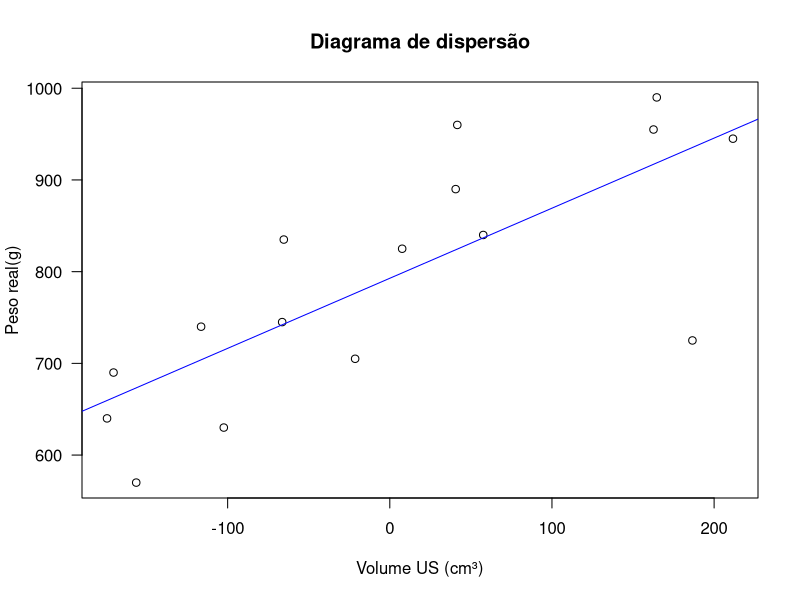
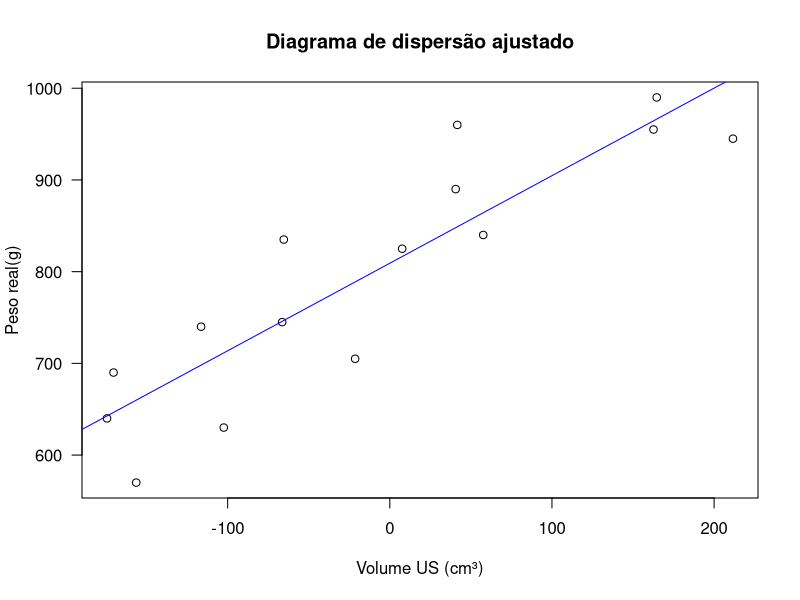
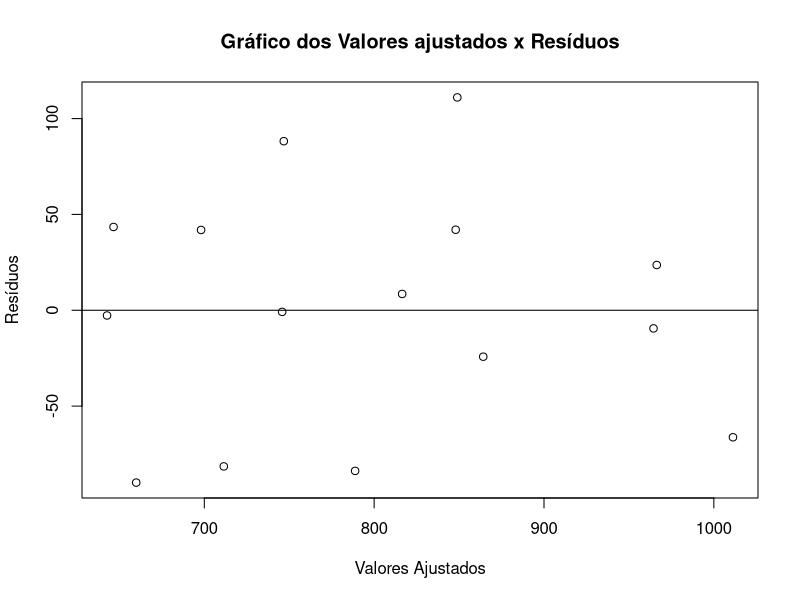
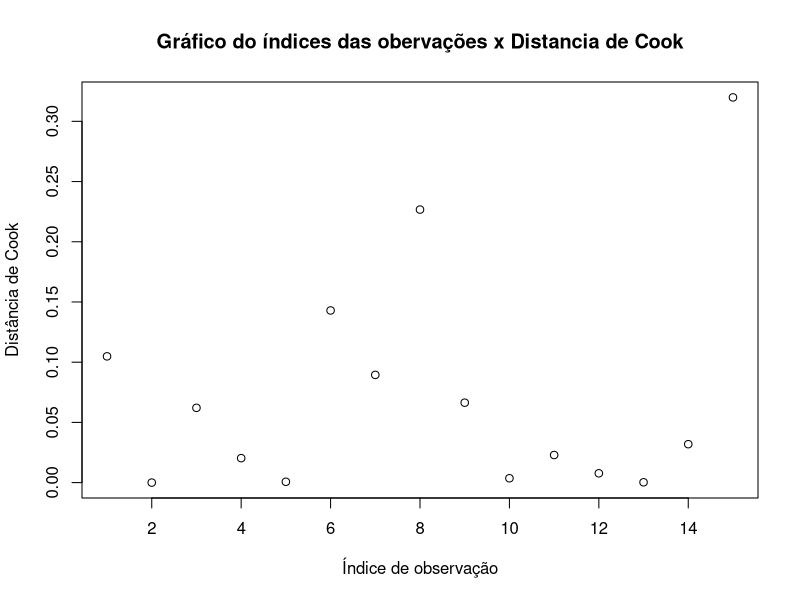
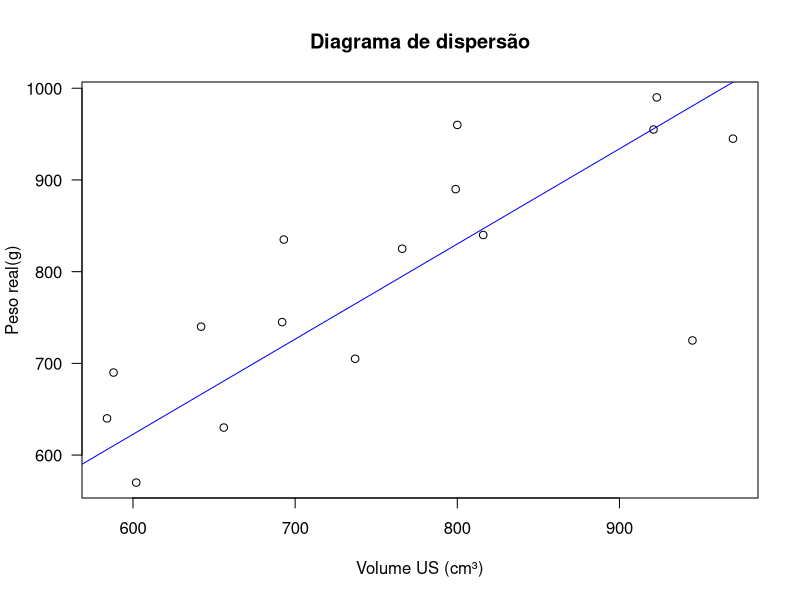
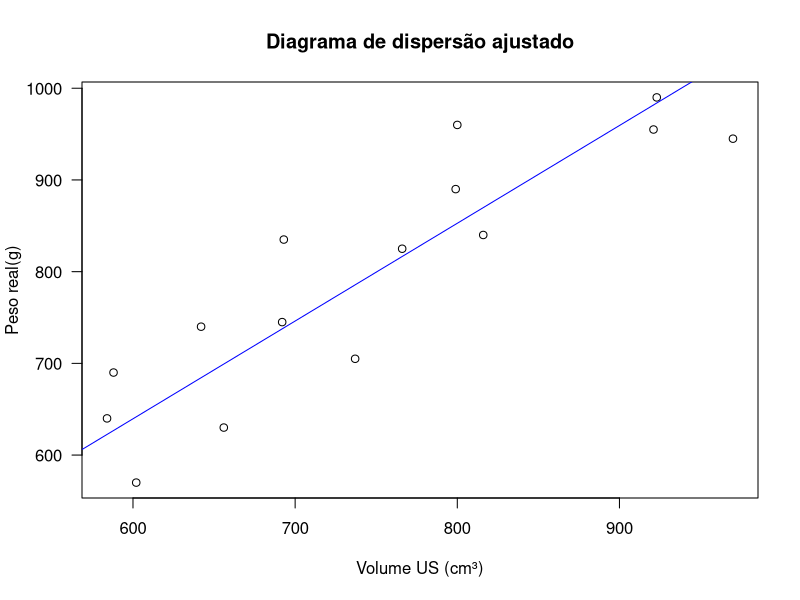
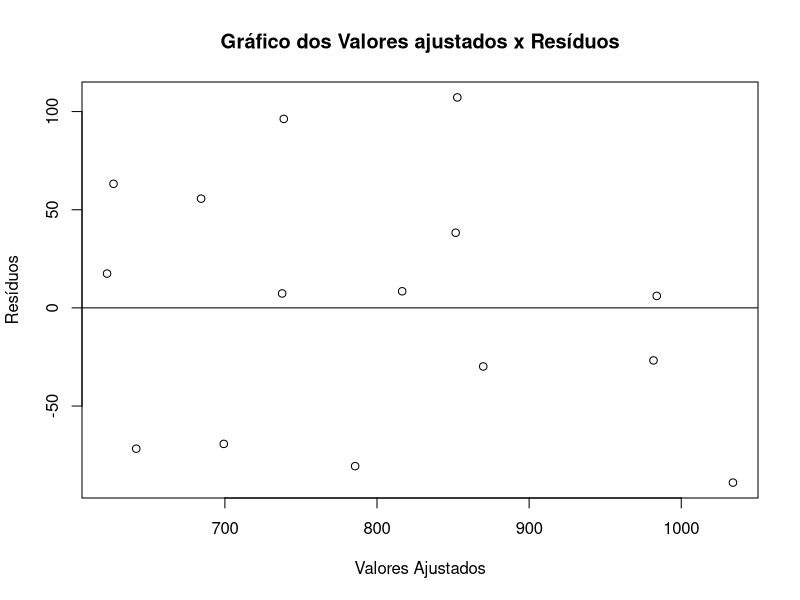
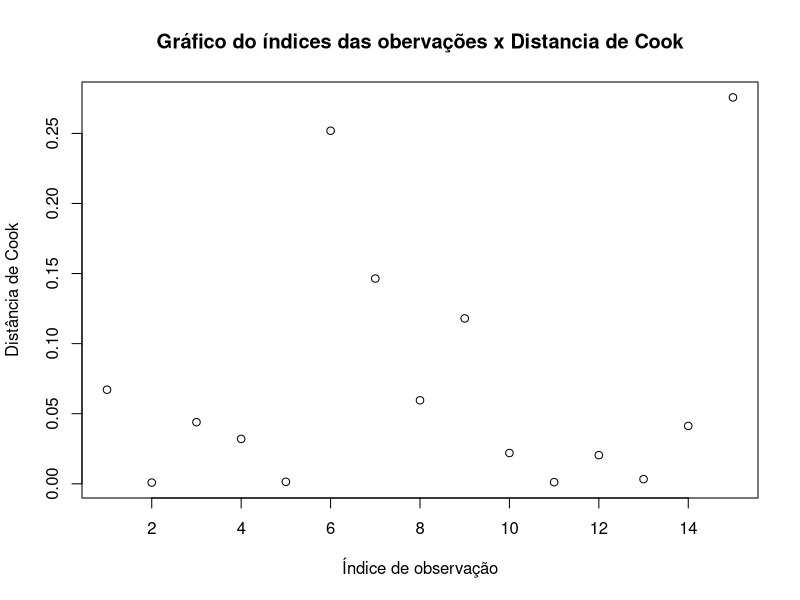

Recreate these plots in R, in order.
## ---- chunk 1
vol_us <- c(656,692,588,799,766,800,693,602,737,921,923,945,816,584,642,970)
peso <- c(630,745,690,890,825,960,835,570,705,955,990,725,840,640,740,945)

vol_m <- mean(vol_us)
vol_us_m <- (vol_us - vol_m)
dados <- data.frame(vol_us_m, peso)

modelo.regressao <- lm(peso ~ vol_us_m, data = dados)

## ---- chunk 2

plot(peso ~ vol_us_m, las=1, xlab = 'Volume US (cm³)', ylab = 'Peso real(g)', main='Diagrama de dispersão')
abline(modelo.regressao,col="blue")
## ---- chunk 3

vol_us_ajus <- c(-102.375,-66.375,-170.375,40.625,7.625,41.625,-65.375,-156.375,-21.375,162.625,164.625,57.625,-174.375,-116.375,211.625)
peso_ajus <- c(630,745,690,890,825,960,835,570,705,955,990,840,640,740,945)

y_reg <- (vol_us_ajus*0.9547 + 809.2119)
dados1 <- data.frame(vol_us_ajus, peso_ajus)
y_bar <-mean(peso_ajus)
SQT <- sum((peso_ajus - y_bar)^2)
SQR <- sum((y_reg -y_bar)^2)
SQRe <- (SQT - SQR)
cor <-cor(vol_us_ajus,peso_ajus)
modelo.regressao.ajus <- lm(peso_ajus ~ vol_us_ajus, data = dados1)

## ---- chunk 4

plot(peso_ajus ~ vol_us_ajus, las=1, xlab = 'Volume US (cm³)', ylab = 'Peso real(g)', main="Diagrama de dispersão ajustado")
abline(modelo.regressao.ajus,col="blue")
## ---- chunk 5

plot(fitted(modelo.regressao.ajus),residuals(modelo.regressao.ajus),xlab="Valores Ajustados",ylab="Resíduos", main="Gráfico dos Valores ajustados x Resíduos")
abline(h=0)

plot(cooks.distance(modelo.regressao.ajus),type="p", xlab="Índice de observação",ylab="Distância de Cook", main="Gráfico do índices das obervações x Distancia de Cook")
## ---- chunk 6

modelo.regressao.orig <- lm(peso ~ vol_us - 1, data = dados)
plot(peso ~ vol_us, las=1, xlab = 'Volume US (cm³)', ylab = 'Peso real(g)', main="Diagrama de dispersão")
abline(modelo.regressao.orig,col="blue")
## ---- chunk 7
vol_us_ajus_o <- c(656,692,588,799,766,800,693,602,737,921,923,816,584,642,970)
peso_ajus_o <- c(630,745,690,890,825,960,835,570,705,955,990,840,640,740,945)

y_reg_o <- (vol_us_ajus_o*1.066)
dados2 <- data.frame(vol_us_ajus_o, peso_ajus_o)
y_bar_o <-mean(peso_ajus_o)
SQT_o <- sum((peso_ajus_o - y_bar_o)^2)
SQR_o <- sum((y_reg_o -y_bar_o)^2)
SQRe_o <- (SQT_o - SQR_o)
cor_o <-cor(vol_us_ajus_o,peso_ajus_o)
modelo.regressao.ajus.orig <- lm(peso_ajus_o ~ vol_us_ajus_o - 1, data = dados2)

## ---- chunk 8

plot(peso_ajus_o ~ vol_us_ajus_o, las=1, xlab = 'Volume US (cm³)', ylab = 'Peso real(g)', main="Diagrama de dispersão ajustado")
abline(modelo.regressao.ajus.orig,col="blue")
## ---- chunk 9

plot(fitted(modelo.regressao.ajus.orig),residuals(modelo.regressao.ajus.orig),xlab="Valores Ajustados",ylab="Resíduos", main="Gráfico dos Valores ajustados x Resíduos")
abline(h=0)

plot(cooks.distance(modelo.regressao.ajus.orig),type="p", xlab="Índice de observação",ylab="Distância de Cook", main="Gráfico do índices das obervações x Distancia de Cook")
## ---- chunk 10
area <- c(128,125,200,258,360,896,400,352,250,135)
valor <- c(10000,9000,17000,25000,40000,70000,25000,35000,27000,11000)

m_a <- mean(area)
area_m <-(area-m_a)

dados3 <- data.frame(valor, area_m)
cor_1 <- cor(area_m,valor)
modelo.regressao.1 <- lm(valor ~ area_m, data = dados3)
plot(valor ~ area_m, las=1, ylab = 'Valor (R$)', xlab = 'Área (m²)', main="Diagrama de dispersão")
abline(modelo.regressao.1,col="blue")
## ---- chunk 11

plot(fitted(modelo.regressao.1),residuals(modelo.regressao.1),xlab="Valores Ajustados",ylab="Resíduos", main="Gráfico dos Valores ajustados x Resíduos")
abline(h=0)

plot(cooks.distance(modelo.regressao.1),type="p", xlab="Índice de observação",ylab="Distância de Cook", main="Gráfico do índices das obervações x Distância de Cook")

qqnorm(residuals(modelo.regressao.1), ylab="Resíduos",xlab="Quantis teóricos",main="Gráfico QQ Normal x resíduos")
qqline(residuals(modelo.regressao.1))
## ---- chunk 12
area_t <- c(128,125,200,4000,258,360,896,400,352,250,135,1040,3000)
valor_t <- c(10000,9000,17000,200000,25000,40000,70000,25000,35000,27000,11000,35000,300000)
ln_area <- log(area_t)
ln_valor <- log(valor_t)

dados4 <- data.frame(ln_valor,ln_area) 
modelo.regressao.log <- lm(ln_valor ~ ln_area, data = dados4)
plot(ln_area,ln_valor, las=1, ylab = 'log do Valor (R$)', xlab = 'log da Área (m²)',main="Diagrama de dispersão com dados transformados")
abline(modelo.regressao.log,col="blue")


plot(fitted(modelo.regressao.log),residuals(modelo.regressao.log),xlab="Valores Ajustados",ylab="Resíduos", main="Gráfico dos Valores ajustados x Resíduos")
abline(h=0)

plot(cooks.distance(modelo.regressao.log),type="p", xlab="Índice de observação",ylab="Distância de Cook", main="Gráfico do índices das obervações x Distancia de Cook")

qqnorm(residuals(modelo.regressao.log), ylab="Resíduos",xlab="Quantis teóricos",main="Gráfico QQ Normal x resíduos")
qqline(residuals(modelo.regressao.log))
